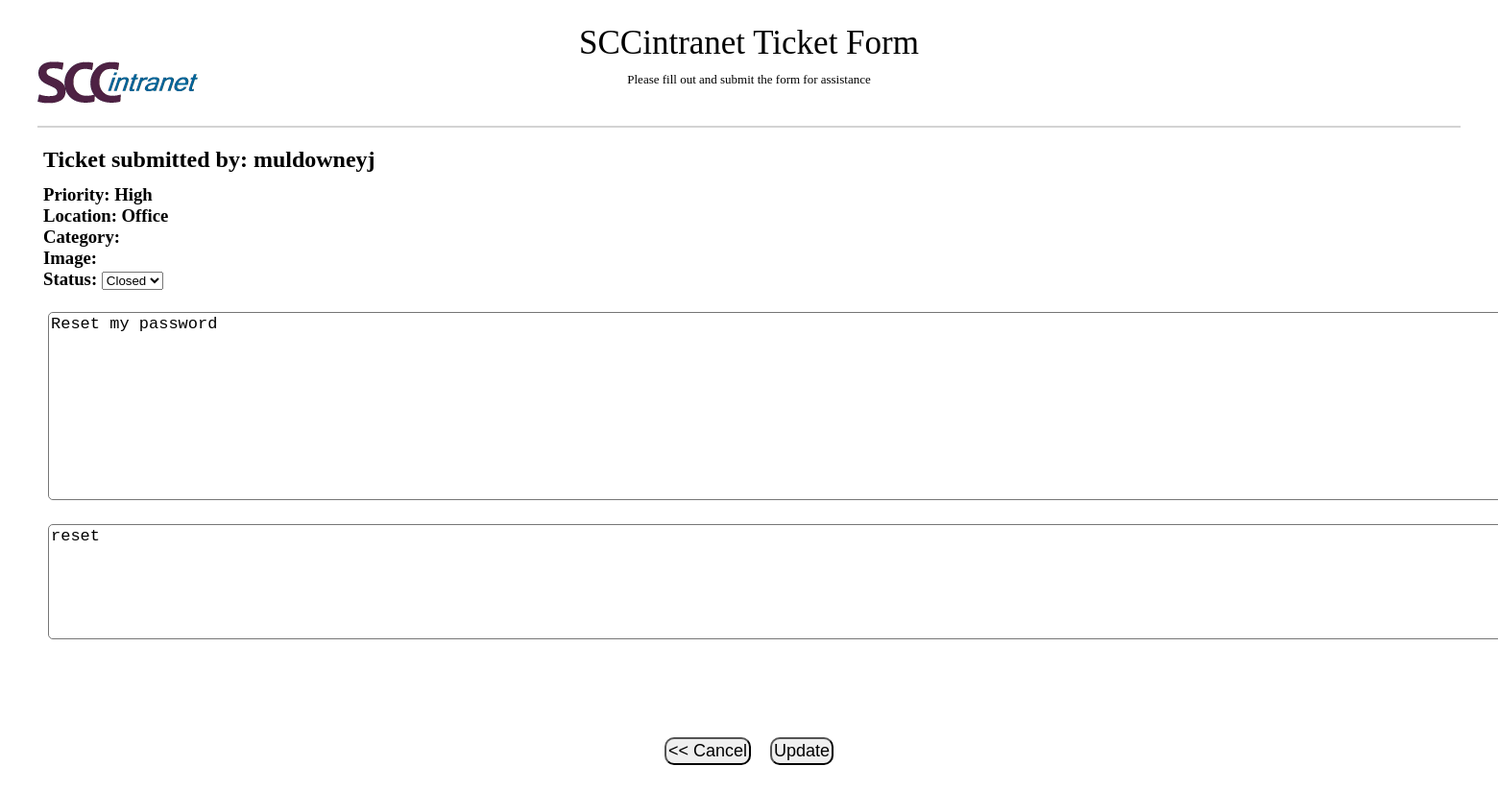
Page /ticket.php?ticket_num=1 on the earlier database version.
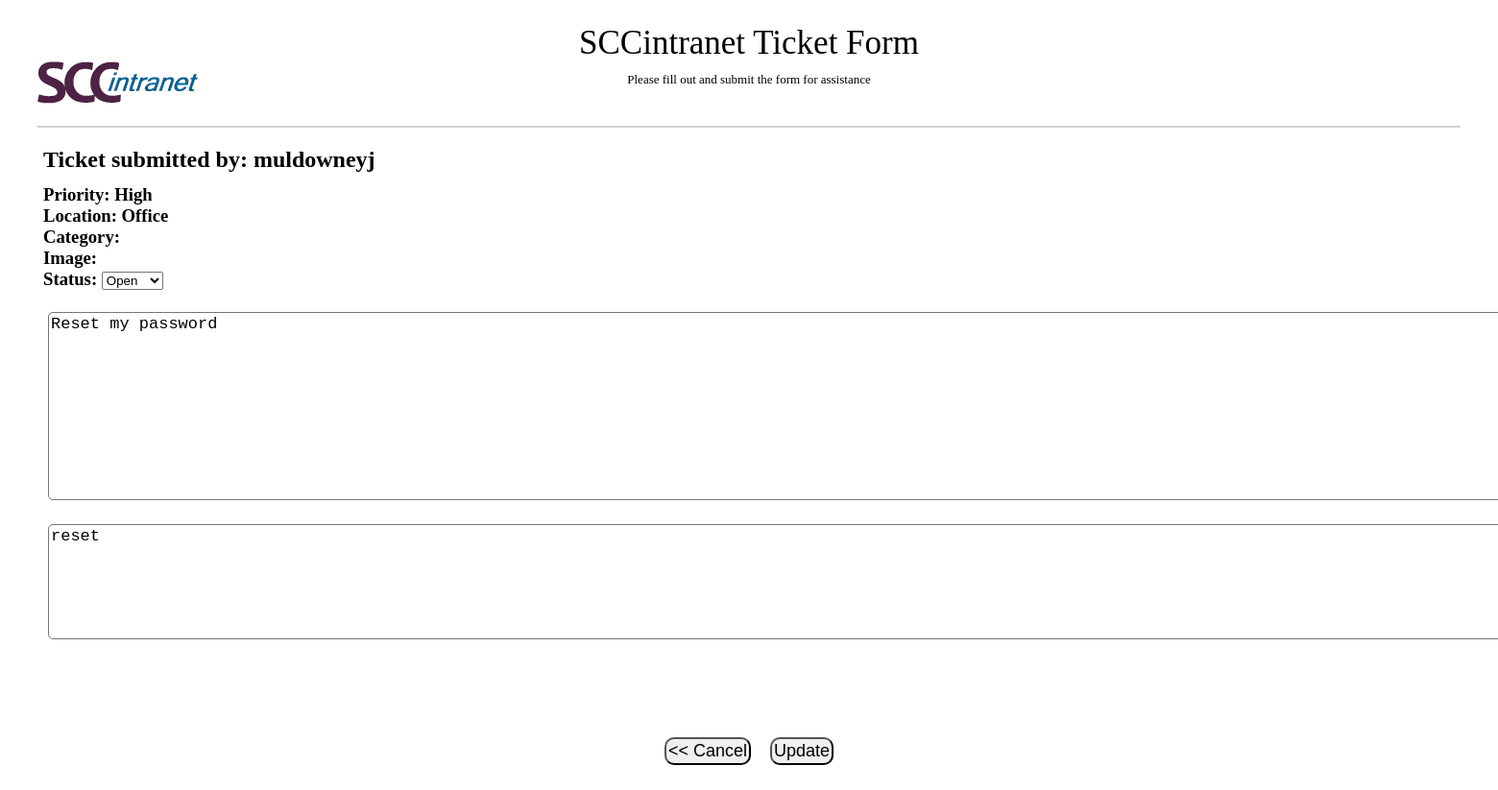
Same page on the later database version.
### tables this page shows
CREATE TABLE `ticketinfo` (
  `Id` int(11) NOT NULL,
  `Location` text NOT NULL,
  `Priority` text NOT NULL,
  `Status` text NOT NULL,
  `Description` text NOT NULL,
  `DateOpen` date NOT NULL,
  `DateUpdate` date DEFAULT NULL,
  `DateClose` date DEFAULT NULL,
  `CloseDesc` text DEFAULT NULL,
  `UserOpen` text NOT NULL,
  `UserUpdate` text DEFAULT NULL,
  `Category` text NOT NULL,
  `Image` text DEFAULT NULL
);

### ExistingTicketForm.php (the view, shortened to what this page needs)
<div class="container">
<div class="flexing">
<div class="header">
<h2>Ticket submitted by:  <?php echo $userOpen ?></h2>
</div>
</div>
<div class="flexing">
<div style="width: 450px;">
<h3>
<p style="margin-left: 20px;margin-top:-40px;">
Priority:  <?php echo $Priority?><br>
Location:  <?php echo $Location  ?><br>
Category:  <?php echo $Category ?><br>
Image: <span id="imageName" style="cursor: pointer; color: blue; text-decoration: underline;" > <?php echo $Image; $imagePath = 'docs/' . $Image;?> </span><br>
Status: <Select name = "Status">
	<option><?php echo $Status; ?></option>
	</SELECT>
    </p>
	</h3>
</div>
	</div>
	<div class="textbox">
    <textarea rows = "10" cols = "150" name = "Description"><?php echo trim($Description);?></textarea>
	</div>
    <div class="MIS">
        <textarea rows = "6" cols = "150" name = "End_Notes" placeholder="Mis notes to resolve TA" required><?php echo trim($CloseDesc);?></textarea>
	</div>
</div>

### ticket.php (shortened to what this page needs)
<html>
<?php include '../tickets/headers/headerform.php'; ?>
<body>
<?php
$new_ticket=$_GET['new_ticket'] ?? "";
$ticketId = $_GET['ticket_num'] ?? "";
	require "query.php";
	$sql = $con->prepare("SELECT UserOpen, Priority, Location, Category, Status, Description, CloseDesc, Image FROM ticketinfo WHERE Id = ?");
	$sql->bind_param("i", $ticketId);
    $sql->execute();
	$result = $sql->get_result();
?>
<FORM NAME="TICKET" ENCTYPE="multipart/form-data" METHOD="post" ACTION="/applications/tickets/ticket_save.php">
<?php
if($new_ticket == 'yes'){
	include '../tickets/NewTicketForm.php';
}
else{
while($row = mysqli_fetch_assoc($result)){
    $userOpen = $row['UserOpen'];
    $Priority = $row['Priority'];
    $Location = $row['Location'];
    $Status = $row['Status'];
    $Description = $row['Description'];
    $CloseDesc = $row['CloseDesc'];
		include '../tickets/ExistingTicketForm.php';
}
}?>
<div class="buttons">
	<?php if($new_ticket == 'yes'): ?>
	<input TYPE="button" VALUE="<< CANCEL" onClick="history.go(-1)" >
	<input TYPE="submit" VALUE="Submit" style="cursor:pointer;" title="create a ticket">
	<?php else : ?>
	<input TYPE="button" VALUE="<< Cancel" onClick="history.go(-1)" >
	<input TYPE="submit" VALUE="Update" style="cursor:pointer;" title="update ticket info">
	<?php endif; ?>
</FORM>
</body>
</html>

Differences in the rows shown:
changed ticketinfo "muldowneyj": Status "Closed" → "Open"
